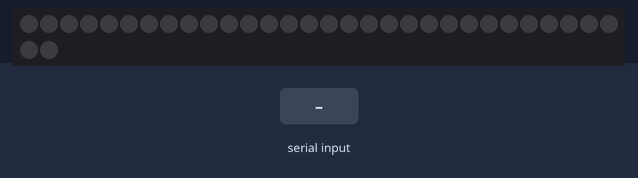
Bench run of a sketch on a simulated Arduino Uno, built with avr-gcc and run on an emulated ATmega328P. Shown: 32 RGB LEDs in strip order, left to right, continuing on the next row. The test bench sets the inputs (shaded band). What the sketch prints to the serial monitor is not drawn.

Above: at 1.2 s.
1.3 s: "1\n" received over Serial
At 1.46 s:
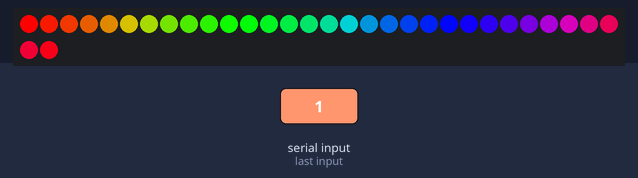
3.7 s: "2\n" received over Serial
At 4.6 s:
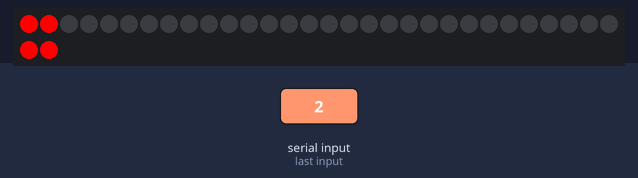
5.2 s: "5\n" received over Serial
At 5.9 s:
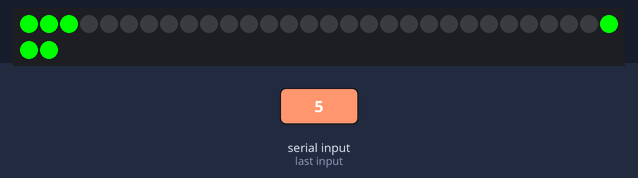
6.7 s: "0\n" received over Serial
At 7.0 s:
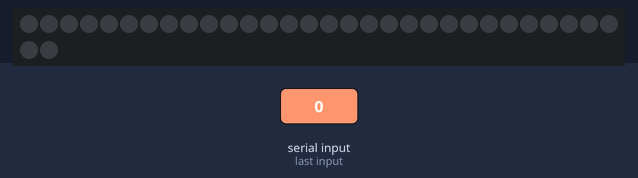
Timing chart, 0 to 9.2 s (numbered marks = the images above; inputs shaded):
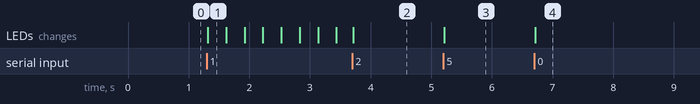

The sketch:

led_strip_colin.ino
```cpp
#include <SPI.h>
#include <LPD8806.h>


int state = 0;
int arg1 = 0;

int STATE_OFF = 0;
int STATE_RAINBOW = 1;
int STATE_SPLIT_STRIP = 2;
int STATE_SCORE_YO = 3;
int STATE_DISCONNECTED = 4;
int STATE_CONNECTED = 5;
int STATE_BOUNCE = 6;

int dataPin = 4;
int clockPin = 2;
LPD8806 strip = LPD8806(32, dataPin, clockPin);

int cmd = -1;
int data1 = -1;
String delimiter1 = " ";
String delimiter2 = ":";

void setup()
{
  // put your setup code here, to run once:
  strip.begin();

  Serial.begin(9600);
  Serial.println("Waiting for Commands");

  // Update the strip, to start they are all 'off'
  strip.show();
}

void loop()
{
  //put your main code here, to run repeatedly:
  if(Serial.available() > 0)
  {
    String inputString = Serial.readStringUntil('\n');
    cmd = inputString.substring(0, inputString.indexOf(delimiter1)).toInt();
    data1 = inputString.substring(inputString.indexOf(delimiter1) + 1, inputString.indexOf(delimiter2)).toInt();
    state = cmd;
    arg1 = data1;
  }

  if(state == STATE_OFF)
  {
    setStrip(strip.Color(0, 0, 0));
  }
  else if(state == STATE_RAINBOW)
  {
    rainbowCycle(arg1);
  }
  else if(state == STATE_SPLIT_STRIP)
  {
   splitStrip(arg1);
  }
  else if(state == STATE_SCORE_YO)
  {
   scoreStrobe();
  }
  else if(state == STATE_DISCONNECTED)
  {
   disconnectedLight();
  }
  else if(state == STATE_CONNECTED)
  {
    connectedLight();
  }
  else if(state == STATE_BOUNCE)
  {
   bounce();
  }
}

uint16_t rainbowState = 0;
void rainbowCycle(uint8_t wait)
{
  uint16_t i;
  for (i=0; i < strip.numPixels(); i++) {
    // tricky math! we use each pixel as a fraction of the full 384-color wheel
    // (thats the i / strip.numPixels() part)
    // Then add in j which makes the colors go around per pixel
    // the % 384 is to make the wheel cycle around
    strip.setPixelColor(i, Wheel( ((i * 384 / strip.numPixels()) + rainbowState) % 384) );
  }
  strip.show();   // write all the pixels out
  delay(wait+1);
  rainbowState = (rainbowState+1)%(384*5);
}

void setStrip(uint32_t color)
{
  uint16_t i;
  for(i = 0; i < strip.numPixels(); i++)
  {
    strip.setPixelColor(i, color);
  }
  strip.show();
}

void disconnectedLight()
{
  uint16_t i;
  for(i = 0; i < strip.numPixels(); i++)
  {
    strip.setPixelColor(i, strip.Color(0, 0, 0));
  }
  strip.setPixelColor(0, strip.Color(127, 0, 0));
  strip.setPixelColor(1, strip.Color(127, 0, 0));
  strip.setPixelColor(2, strip.Color(127, 0, 0));
  strip.setPixelColor(strip.numPixels()-1, strip.Color(127, 0, 0));
  strip.setPixelColor(strip.numPixels()-2, strip.Color(127, 0, 0));
  strip.setPixelColor(strip.numPixels()-3, strip.Color(127, 0, 0));
  strip.show();
}

void connectedLight()
{
  uint16_t i;
  for(i = 0; i < strip.numPixels(); i++)
  {
    strip.setPixelColor(i, strip.Color(0, 0, 0));
  }
  strip.setPixelColor(0, strip.Color(0, 127, 0));
  strip.setPixelColor(1, strip.Color(0, 127, 0));
  strip.setPixelColor(2, strip.Color(0, 127, 0));
  strip.setPixelColor(strip.numPixels()-1, strip.Color(0, 127, 0));
  strip.setPixelColor(strip.numPixels()-2, strip.Color(0, 127, 0));
  strip.setPixelColor(strip.numPixels()-3, strip.Color(0, 127, 0));
  strip.show();
}

void splitStrip(int amount)
{
  int i;
  uint32_t color;
  if(amount <= 5)
  {
   color = strip.Color(127, 0, 0);
  }
  else if(amount <= 10)
  {
   color = strip.Color(127, 127, 0);
  }
  else
  {
   color = strip.Color(127, 127, 127);
  }

  for(i = 0; i < amount; i++)
  {
    strip.setPixelColor(i, color);
  }
  for(i = amount; i < strip.numPixels()-amount; i++)
  {
   strip.setPixelColor(i, strip.Color(0, 0, 0));
  }
  for(i = strip.numPixels(); i > strip.numPixels()-amount-1; i--)
  {
   strip.setPixelColor(i, color);
  }
  strip.show();
}

int bounceState = 0;
int bounceDirection = 1;
int bounceCount = 0;
uint32_t bounceColors[] = {strip.Color(127, 127, 127), strip.Color(127, 0, 0),strip.Color(0, 127, 0), strip.Color(0, 0, 127)};
int colorIndex = 0;
void bounce()
{
  uint16_t i;
  for(i = 0; i < strip.numPixels(); i++)
  {
    strip.setPixelColor(i, strip.Color(0, 0, 0));
  }

  bounceCount++;
  if(bounceCount > 30)
  {
    if(bounceState + bounceDirection >= strip.numPixels()+10
    || bounceState + bounceDirection < 0)
    {
      if(bounceState = 1)
      {
        colorIndex = (colorIndex+1)% (4);
      }
      bounceState = 0;
    }

    bounceState += bounceDirection;
    bounceCount = 0;
  }
  if(bounceState < 16)
  {
    strip.setPixelColor(bounceState, bounceColors[colorIndex]);
  }
  if(bounceState > 26)
  {
    strip.setPixelColor(bounceState-10, bounceColors[colorIndex]);
  }
  strip.show();
}

int scoreStrobeCount = 0;
int scoreState = 1;
void scoreStrobe()
{
  int i;
  if(scoreState == 1)
  {
    for(i = 0; i < strip.numPixels(); i++)
    {
     strip.setPixelColor(i, strip.Color(0, 127, 0));
    }
    strip.show();
  }
  else
  {
    for(i = 0; i < strip.numPixels(); i++)
    {
     strip.setPixelColor(i, strip.Color(0, 0, 0));
    }
    strip.show();
  }

  scoreStrobeCount++;
  if(scoreStrobeCount > 50)
  {
     scoreState = -scoreState;
     scoreStrobeCount = 0;
  }
}

uint32_t Wheel(uint16_t WheelPos)
{
  byte r, g, b;
  switch(WheelPos / 128)
  {
    case 0:
      r = 127 - WheelPos % 128;   //Red down
      g = WheelPos % 128;      // Green up
      b = 0;                  //blue off
      break;
    case 1:
      g = 127 - WheelPos % 128;  //green down
      b = WheelPos % 128;      //blue up
      r = 0;                  //red off
      break;
    case 2:
      b = 127 - WheelPos % 128;  //blue down
      r = WheelPos % 128;      //red up
      g = 0;                  //green off
      break;
  }
  return(strip.Color(r,g,b));
}
```

Measured:
- after the input at 1.3 s, the LEDs: change at once (image 1)
- after the input at 3.7 s, the LEDs: change at once (image 2)
- after the input at 5.2 s, the LEDs: change at once (image 3)
- after the input at 6.7 s, the LEDs: change at once (image 4)
